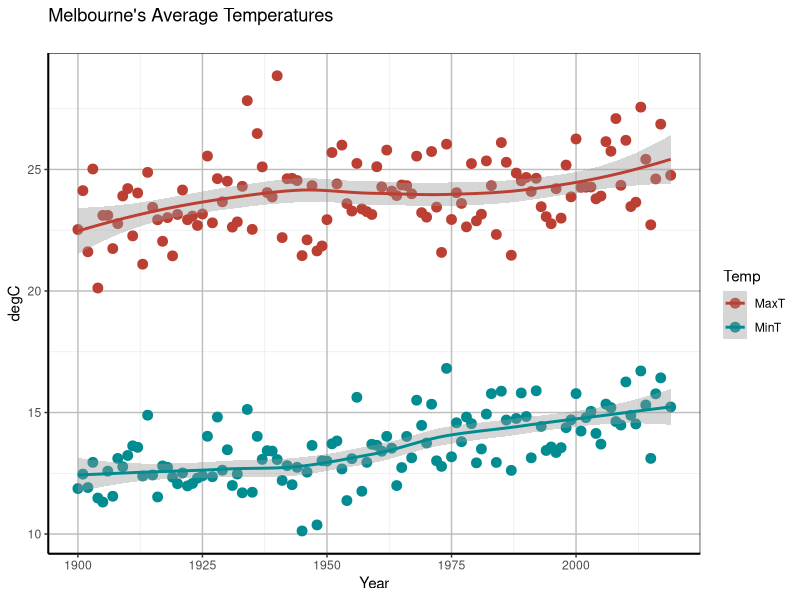

Source code (R):

library(tidyverse)
library(reshape2)


data2 <- read.csv("data/melbourne.csv", as.is=TRUE, header=TRUE)
data2 <- na.omit(data2)

max.temp <- select(data2, everything())%>%
  #filter(Month == 2)%>%
        filter(Month %in% c(3)) %>%
        filter(Year >=1900 & Year <= 2019)%>%
  group_by(Year)%>%
  summarize(MaxT = mean(Max), MinT = mean(Min))

tall.temp <- gather(data=max.temp,key=Temp,value=Degree,na.rm=FALSE,MaxT,MinT)

# To tidy up and remove reshape2----------------------------------
#tall.temp2 <- gather(max.temp, Year)

plot <- ggplot(tall.temp, aes(Year,Degree, col=Temp)) + 
        geom_point(size=3) + 
        geom_smooth(method=loess) + 
        ggtitle("Melbourne's Average Temperatures\n") +
        scale_color_hue(l=45) +
        ylab("degC") 

plot <- plot + theme_bw()

plot <- plot + theme(panel.grid.major = element_line(size = 0.5, color = "grey"), axis.line = element_line(size = 0.7, color = "black"))    
plot
  